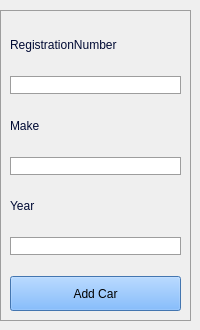
         <widget class="QWidget" name="add_car">
          <widget class="QFrame" name="frame_3">
           <property name="geometry">
            <rect>
             <x>0</x>
             <y>10</y>
             <width>191</width>
             <height>311</height>
            </rect>
           </property>
           <property name="styleSheet">
            <string notr="true">QFrame{
font: 600 10pt &quot;Segoe UI Semibold&quot;;
color: rgb(0, 10, 52);
 border: 1px solid rgb(157, 157, 157) ; /* Dark green border */
}

QLabel{
color: rgb(0, 10, 52);
 border: 0px solid rgb(157, 157, 157) ; /* Dark green border */
}
QLineEdit{
	background-color: rgb(255, 255, 255);
border-radius:10px;
color: rgb(0, 10, 52);
 border: 1px solid rgb(157, 157, 157) ; /* Dark green border */

}</string>
           </property>
           <property name="frameShape">
            <enum>QFrame::StyledPanel</enum>
           </property>
           <property name="frameShadow">
            <enum>QFrame::Raised</enum>
           </property>
           <layout class="QVBoxLayout" name="verticalLayout">
            <item>
             <widget class="QLabel" name="label_2">
              <property name="text">
               <string>RegistrationNumber</string>
              </property>
             </widget>
            </item>
            <item>
             <widget class="QLineEdit" name="carRegNumber">
              <property name="maxLength">
               <number>7</number>
              </property>
             </widget>
            </item>
            <item>
             <widget class="QLabel" name="label_5">
              <property name="text">
               <string>Make</string>
              </property>
             </widget>
            </item>
            <item>
             <widget class="QLineEdit" name="carMake"/>
            </item>
            <item>
             <widget class="QLabel" name="label_6">
              <property name="text">
               <string>Year</string>
              </property>
             </widget>
            </item>
            <item>
             <widget class="QLineEdit" name="carYear">
              <property name="maxLength">
               <number>4</number>
              </property>
             </widget>
            </item>
            <item>
             <widget class="QPushButton" name="carAddButton">
              <property name="sizePolicy">
               <sizepolicy hsizetype="Minimum" vsizetype="Minimum">
                <horstretch>0</horstretch>
                <verstretch>0</verstretch>
               </sizepolicy>
              </property>
              <property name="cursor">
               <cursorShape>PointingHandCursor</cursorShape>
              </property>
              <property name="styleSheet">
               <string notr="true">QPushButton{
background-color: rgb(95, 165, 247);
font: 600 10pt &quot;Segoe UI Semibold&quot;;
margin-top:15px;
}

QPushButton:hover{
	background-color: rgb(245, 245, 245);
	color: rgb(0, 162, 38);
	border: 1px solid rgb(0, 162, 38);
}</string>
              </property>
              <property name="text">
               <string>Add Car</string>
              </property>
             </widget>
            </item>
           </layout>
          </widget>
         </widget>
